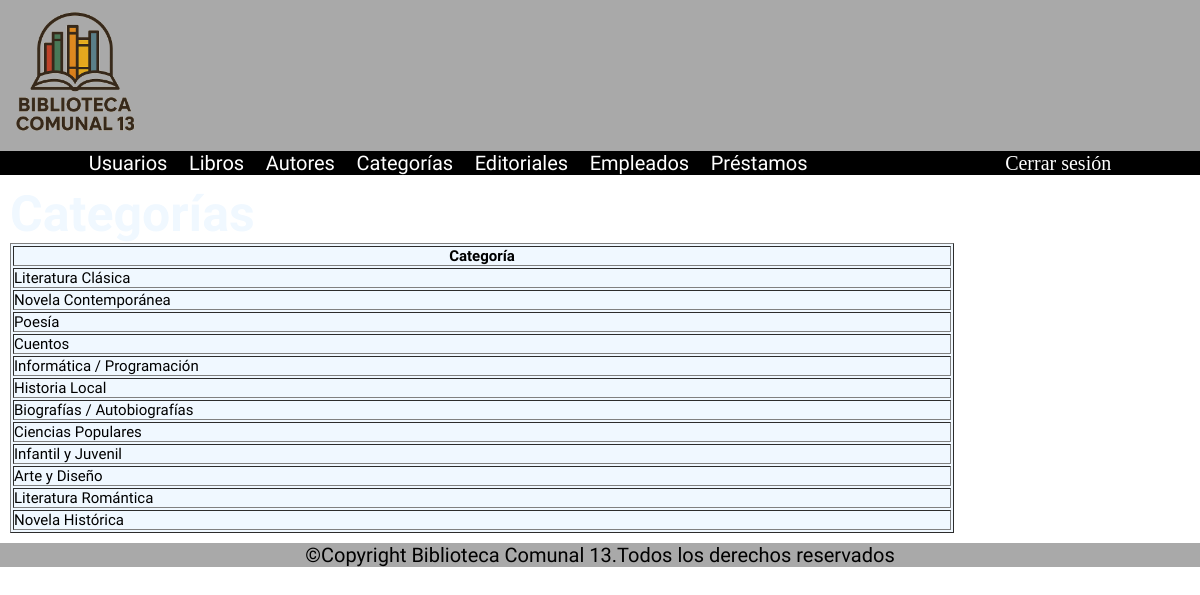
Page /categorias/lista/ on the earlier database version.
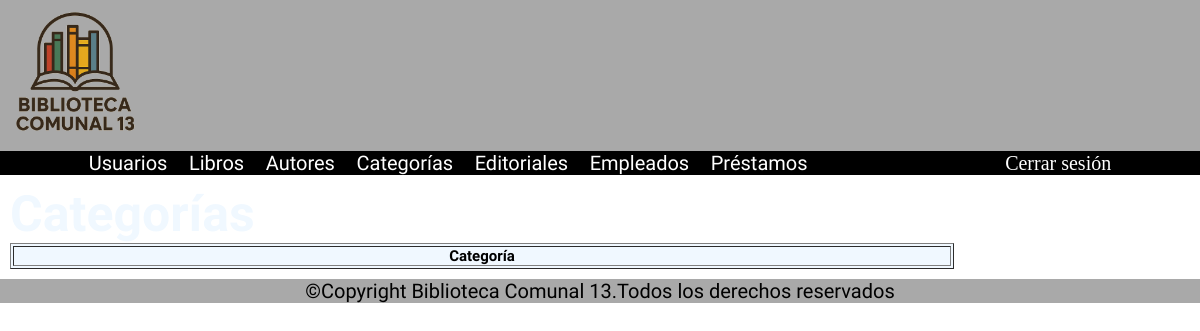
Same page on the later database version.
### apps/categorias/models.py (models this page shows, shortened)
class Categoria(models.Model):
    nombre_categoria = models.CharField(max_length=100, null=False, blank=False)

### apps/categorias/views.py (the view)
# urls.py: path('lista/', lista_categorias, name='lista_categorias')
def lista_categorias(request):
    return render(request=request,
                  template_name='categorias.html',
                  context={"categorias":Categoria.objects.all()})

### templates/categorias.html (shortened to what this page needs)
{% load static %}
<!DOCTYPE html>
<html lang="en">
<head>
    <link rel="stylesheet" href="{% static 'css/styles.css' %}">
</head>
<body>
  <header>
    <img src="{% static './multimedia/logo_BC13.png' %}" width="150">
  </header>
  <nav class="nav__flex font__white">
    <ul class="bona-nova-sc-regular">
      <li><a href="{% url 'lista_usuarios' %}">Usuarios</a></li>
      <li><a href="{% url 'lista_libros' %}">Libros</a></li>
      <li><a href="{% url 'lista_autores' %}">Autores</a></li>
      <li><a href="{% url 'lista_categorias' %}">Categorías</a></li>
      <li><a href="{% url 'lista_editoriales' %}">Editoriales</a></li>
      <li><a href="{% url 'lista_empleados' %}">Empleados</a></li>
      <li><a href="{% url 'lista_prestamos' %}">Préstamos</a></li>
    </ul>
    <a href="{% url 'logout' %}">Cerrar sesión</a>
  </nav>
  <main>
    <h1 class="bona-nova-sc-bold font__white">Categorías</h1>
    <table border="1" class="bona-nova-sc-regular">
  <thead>
    <tr>
      <th><strong>Categoría</strong></th>
    </tr>
  </thead>
  <tbody>
    {%for categoria in categorias%}
    <tr>
      <td>{{categoria.nombre_categoria}}</td>
    </tr>
    {% endfor %}
  </tbody>
</table>
  </main>
  <footer>
    <p class="bona-nova-sc-regular align__center">©Copyright Biblioteca Comunal 13.Todos los derechos reservados</p>
  </footer>
</body>
</html>

Differences in the rows shown:
removed Categoria: nombre_categoria "Literatura Clásica"
removed Categoria: nombre_categoria "Novela Contemporánea"
removed Categoria: nombre_categoria "Poesía"
removed Categoria: nombre_categoria "Cuentos"
removed Categoria: nombre_categoria "Informática / Programación"
removed Categoria: nombre_categoria "Historia Local"
removed Categoria: nombre_categoria "Biografías / Autobiografías"
removed Categoria: nombre_categoria "Ciencias Populares"
removed Categoria: nombre_categoria "Infantil y Juvenil"
removed Categoria: nombre_categoria "Arte y Diseño"
removed Categoria: nombre_categoria "Literatura Romántica"
removed Categoria: nombre_categoria "Novela Histórica"
